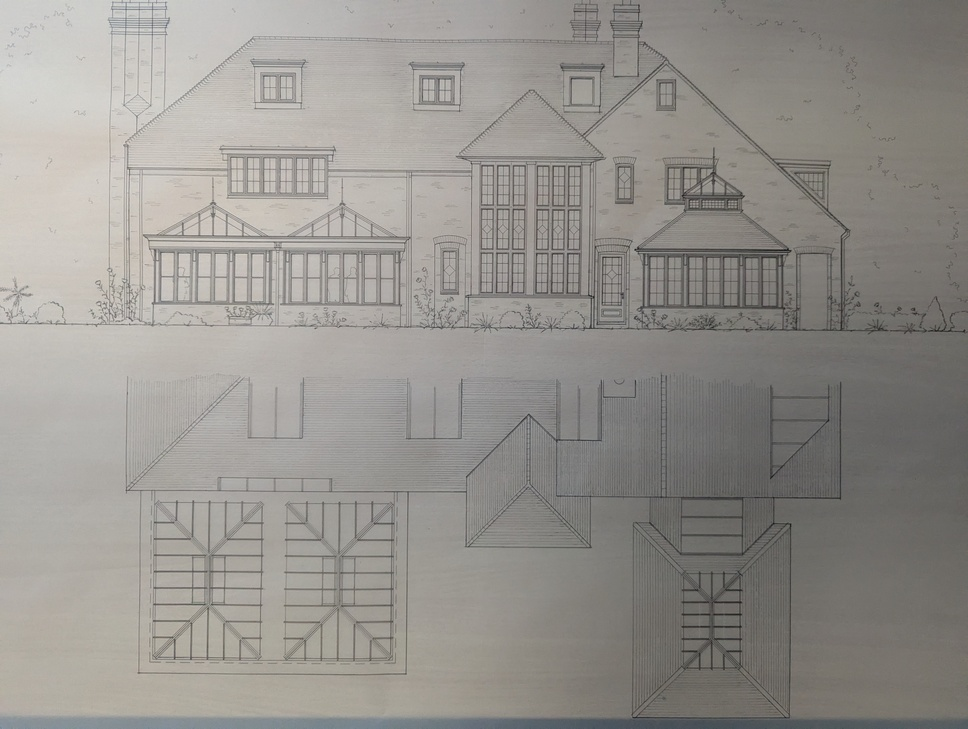
#> input picture Dev__EarlyStageDev__TestingFiles/Root__HatchEditorTool/Import__FilesForTesting/01__SketchUp/00__References/PXL_20250625_071958090.jpg, 968 x 729 px, shrunk from 4080 x 3072 before the run
$ python -i Root__Photogrammetry__Video2Image__DataSetProcessor.py   (imports and definitions only)   (older library calls are emulated)
#> lines starting #> are read from the running program, lines starting #| are printed output that depends on the picture
#> further down, picture is the input picture: shape (729, 968, 3); mean B, G, R 141.7, 146.5, 149.4
import tkinter as tk
from tkinter import ttk, filedialog, messagebox
import cv2
import numpy as np
import os
import threading
import logging
from skimage.metrics import structural_similarity as ssim

# --- Configuration for Logging ---
LOG_FORMAT = '%(asctime)s - %(levelname)s - %(message)s'
# logging.basicConfig(level=logging.INFO, format=LOG_FORMAT, filename='photogrammetry_processor.log', filemode='a') # Optional: Log to file
logger = logging.getLogger(__name__)
# [5 lines not run here, left out]


# --- Core Image Processing Functions ---

# [9 lines left out: function calculate_laplacian_variance, not called in this run]

def apply_clahe(image, clip_limit=2.0, tile_grid_size=(8, 8)):
    """Applies CLAHE to the L channel of an LAB image for contrast enhancement."""
#> called with clip_limit = 2, tile_grid_size = (8, 8)
    lab = cv2.cvtColor(image, cv2.COLOR_BGR2LAB)
#> lab: shape (729, 968, 3); mean of channels 0, 1, 2 154.6, 128.2, 130.9
    l_channel, a_channel, b_channel = cv2.split(lab)
    clahe = cv2.createCLAHE(clipLimit=clip_limit, tileGridSize=tile_grid_size)
    cl = clahe.apply(l_channel)
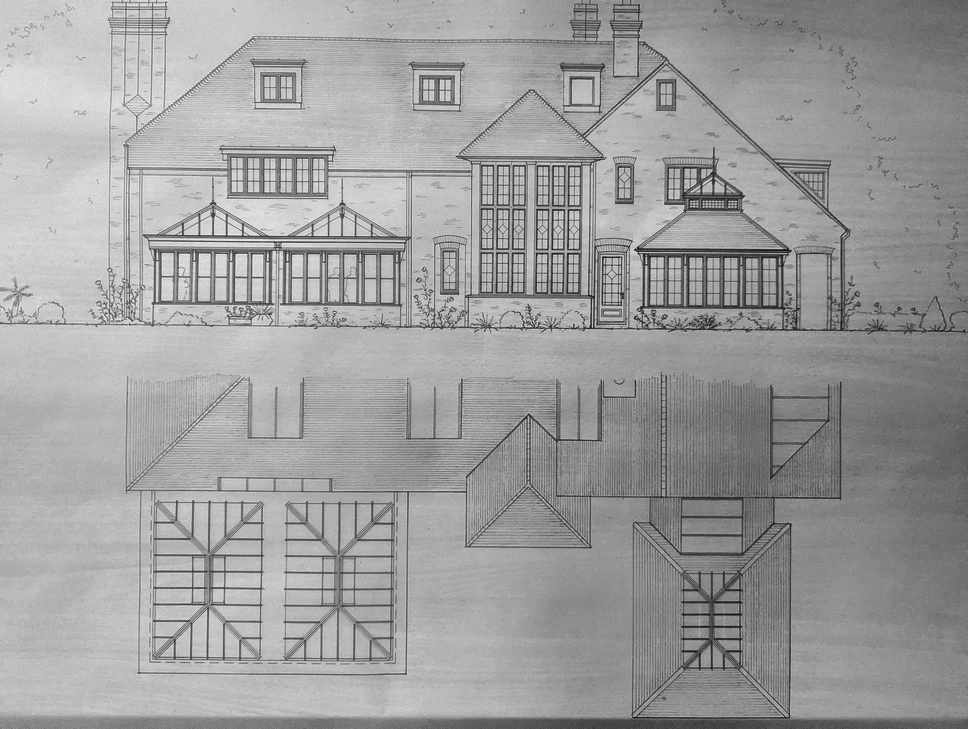
#> cl: shape (729, 968); min 11, max 237, mean 157.6
    limg = cv2.merge((cl, a_channel, b_channel))
#> limg: shape (729, 968, 3); mean of channels 0, 1, 2 157.6, 128.2, 130.9
    return cv2.cvtColor(limg, cv2.COLOR_LAB2BGR)

# [6 lines left out: function sharpen_image, not called in this run]

def denoise_image(image, h_luminance=10, h_color=10, template_window_size=7, search_window_size=21):
    """Applies Fast Non-Local Means Denoising."""
    return cv2.fastNlMeansDenoisingColored(image, None, h_luminance, h_color, template_window_size, search_window_size)


# --- Main Video Processing Logic ---

# [113 lines left out: function process_video_file, not called in this run]


# --- Tkinter GUI Application ---

class PhotogrammetryProcessorApp:
    # [278 lines left out: functions __init__, select_video_files, select_output_folder, update_gui_progress, log_to_gui, start_processing_thread and 2 more, not called in this run]

class GUILogHandler(logging.Handler):
    """Custom logging handler to redirect logs to a Tkinter Text widget."""
    # [29 lines left out: functions __init__, emit, get_color_for_level, not called in this run]


# [4 lines not run here, left out]

>>> import cv2
>>> picture = cv2.imread('../Root__HatchEditorTool/Import__FilesForTesting/01__SketchUp/00__References/PXL_20250625_071958090.jpg')
>>> result = apply_clahe(picture)

$ run again, on Dev__EarlyStageDev__TestingFiles/Root__HatchEditorTool/Import__FilesForTesting/01__SketchUp/00__References/PXL_20250625_072003537.jpg
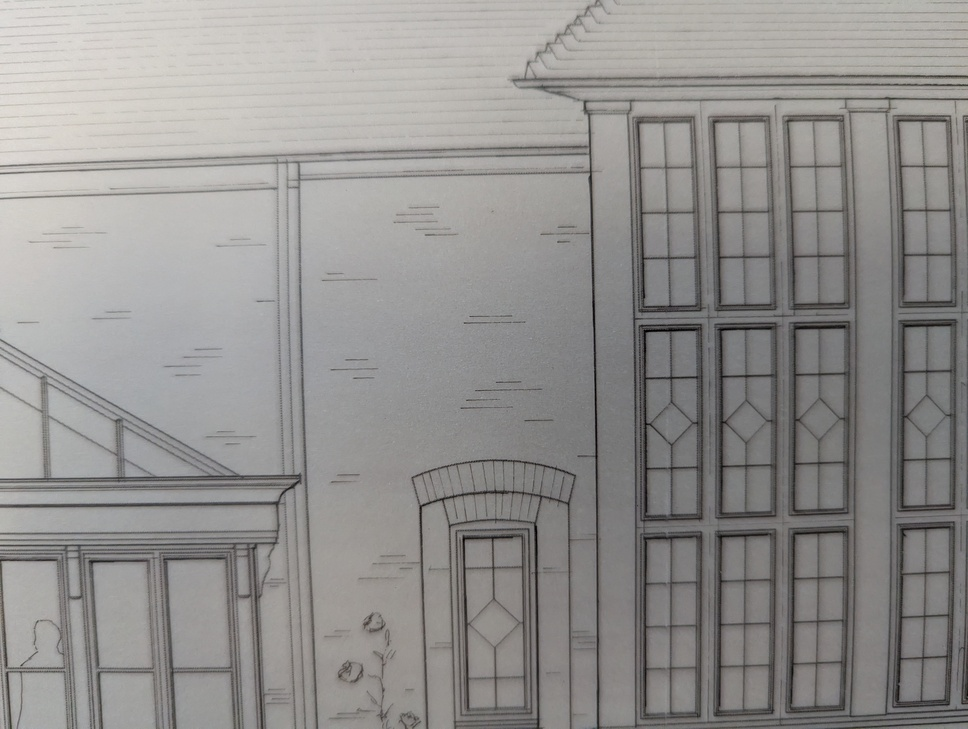
#> input picture Dev__EarlyStageDev__TestingFiles/Root__HatchEditorTool/Import__FilesForTesting/01__SketchUp/00__References/PXL_20250625_072003537.jpg, 968 x 729 px, shrunk from 4080 x 3072 before the run
#> picture is the input picture: shape (729, 968, 3); mean B, G, R 143, 144.8, 146.6
#> lab: shape (729, 968, 3); mean of channels 0, 1, 2 152.8, 128.3, 129.2
#> in apply_clahe, `cl = clahe.apply(l_channel)`:
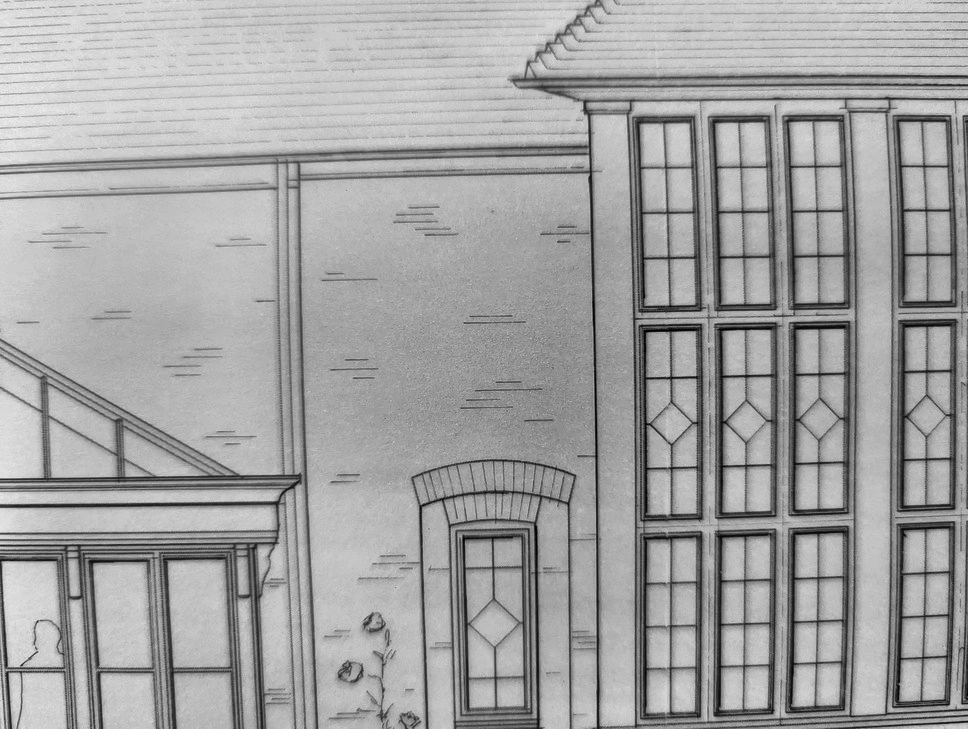
#> cl: shape (729, 968); min 1, max 235, mean 162.5
#> limg: shape (729, 968, 3); mean of channels 0, 1, 2 162.5, 128.3, 129.2

$ run again, on Dev__EarlyStageDev__TestingFiles/Root__HatchEditorTool/Import__FilesForTesting/01__SketchUp/00__References/PXL_20250625_072034926.jpg
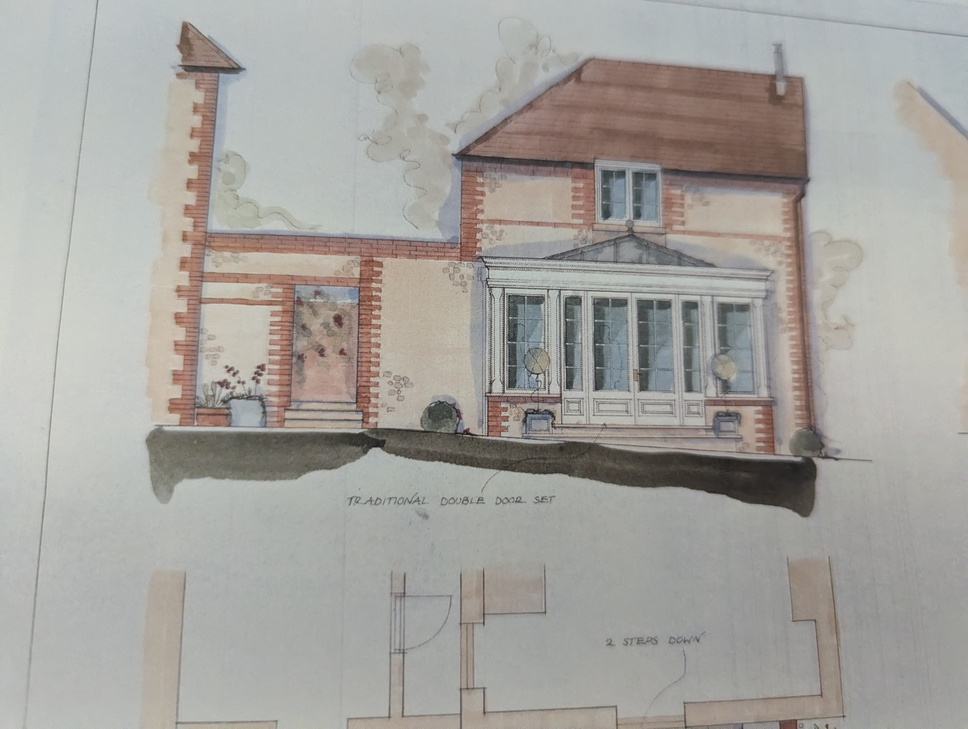
#> input picture Dev__EarlyStageDev__TestingFiles/Root__HatchEditorTool/Import__FilesForTesting/01__SketchUp/00__References/PXL_20250625_072034926.jpg, 968 x 729 px, shrunk from 4080 x 3072 before the run
#> picture is the input picture: shape (729, 968, 3); mean B, G, R 158, 162.3, 164.6
#> lab: shape (729, 968, 3); mean of channels 0, 1, 2 169.9, 128.2, 130.5
#> in apply_clahe, `l_channel, a_channel, b_channel = cv2.split(lab)`:
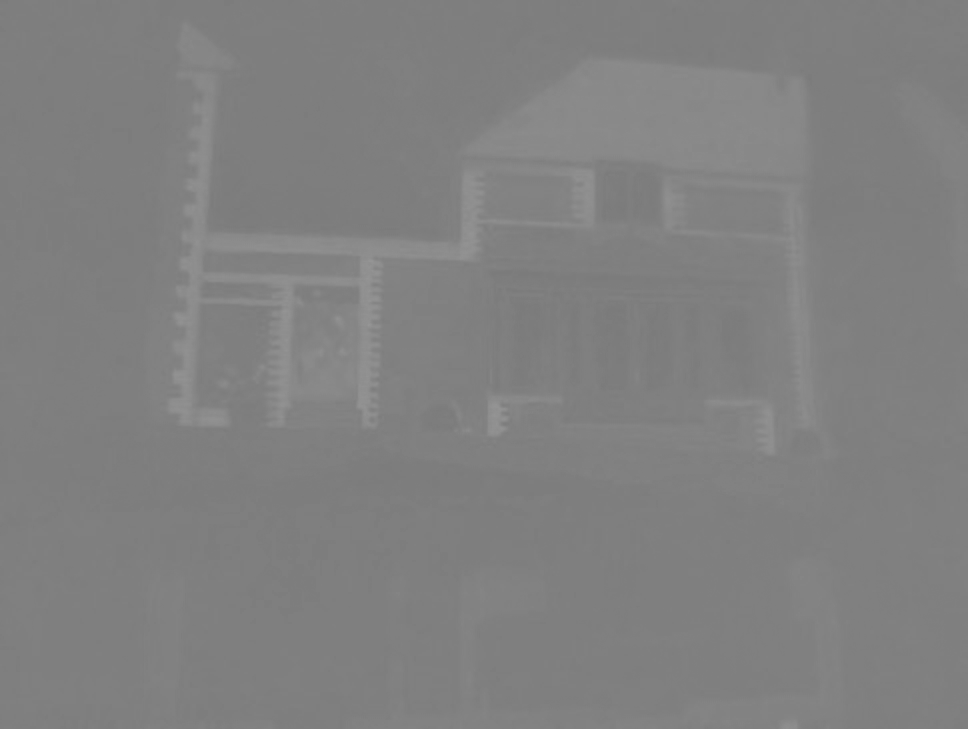
#> a_channel: shape (729, 968); min 122, max 150, mean 128.2
#> limg: shape (729, 968, 3); mean of channels 0, 1, 2 168.9, 128.2, 130.5
#> in apply_clahe, `return cv2.cvtColor(limg, cv2.COLOR_LAB2BGR)`:
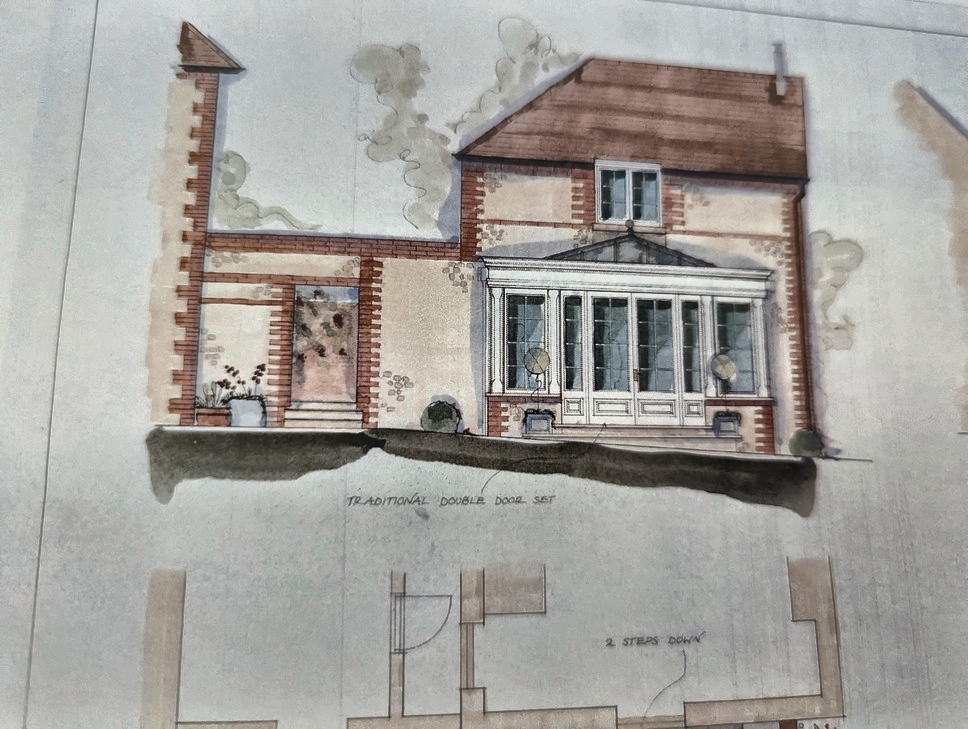
#> returned value: shape (729, 968, 3); mean B, G, R 157.9, 162, 164.2

$ run again, on Dev__EarlyStageDev__TestingFiles/Root__HatchEditorTool/Import__FilesForTesting/01__SketchUp/00__References/PXL_20250625_072050145.jpg
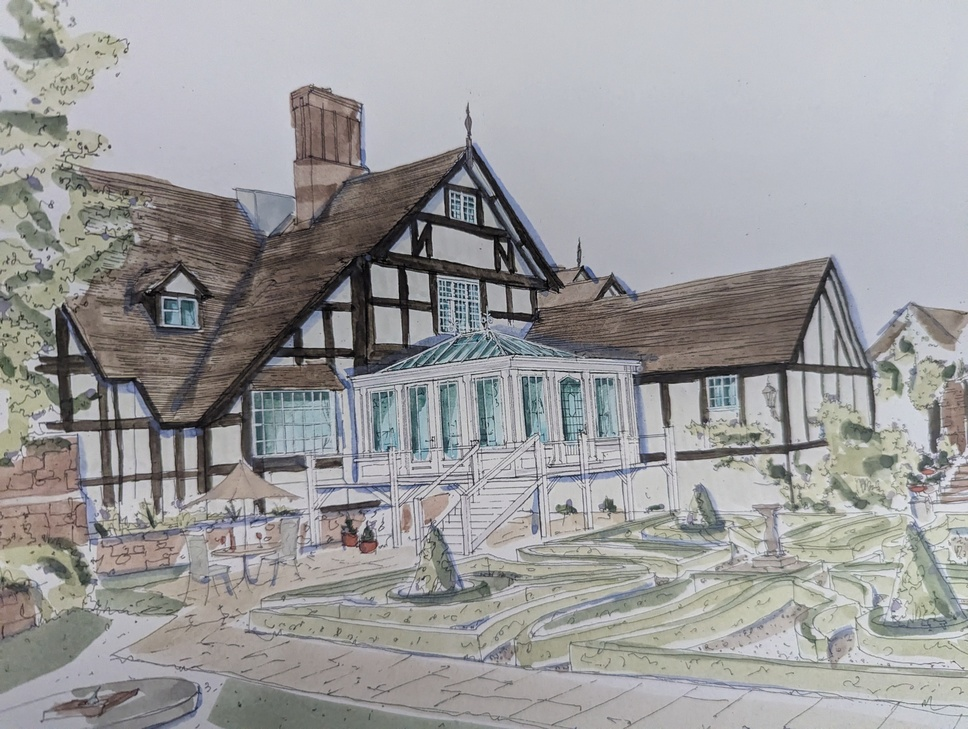
#> input picture Dev__EarlyStageDev__TestingFiles/Root__HatchEditorTool/Import__FilesForTesting/01__SketchUp/00__References/PXL_20250625_072050145.jpg, 968 x 729 px, shrunk from 4080 x 3072 before the run
#> picture is the input picture: shape (729, 968, 3); mean B, G, R 156, 155.3, 155.8
#> lab: shape (729, 968, 3); mean of channels 0, 1, 2 162.3, 128.5, 127.8
#> in apply_clahe, `l_channel, a_channel, b_channel = cv2.split(lab)`:
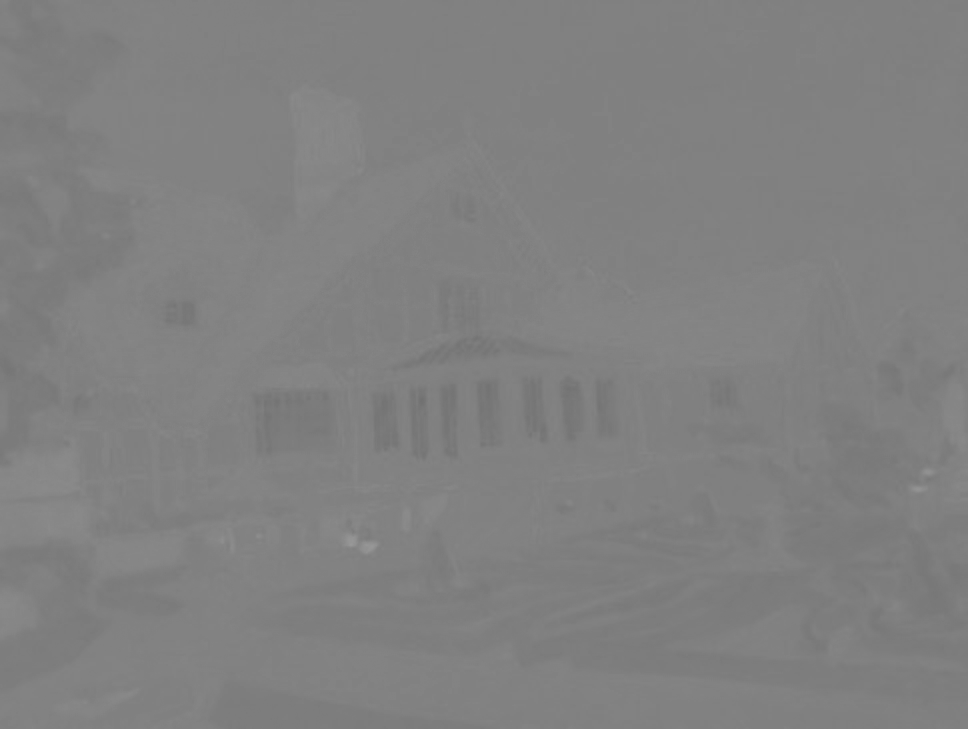
#> a_channel: shape (729, 968); min 113, max 152, mean 128.5
#> limg: shape (729, 968, 3); mean of channels 0, 1, 2 159.1, 128.5, 127.8
#> in apply_clahe, `return cv2.cvtColor(limg, cv2.COLOR_LAB2BGR)`:
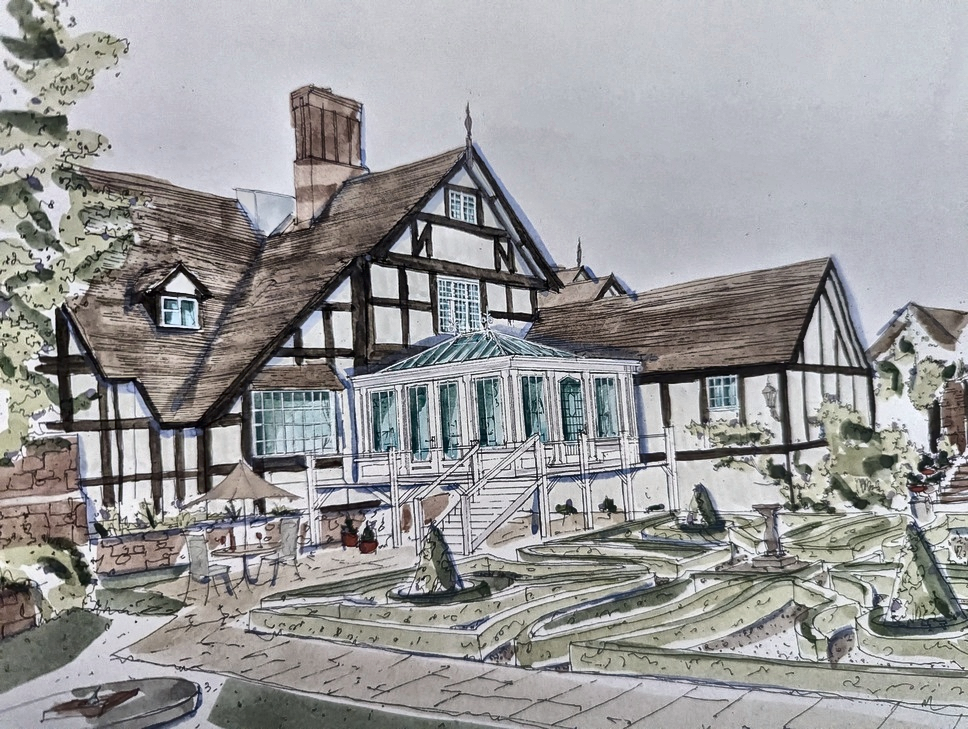
#> returned value: shape (729, 968, 3); mean B, G, R 153.7, 152.9, 153.4
